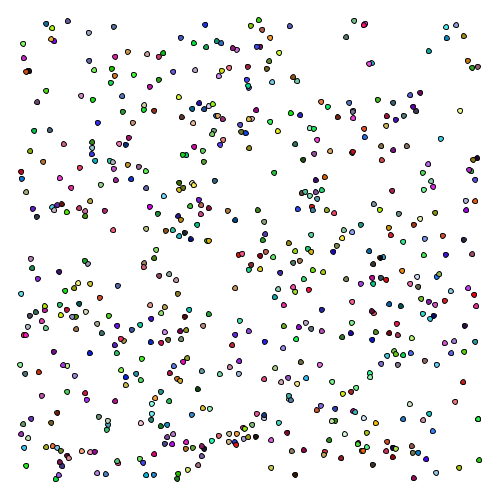
Frame 1 (no input)
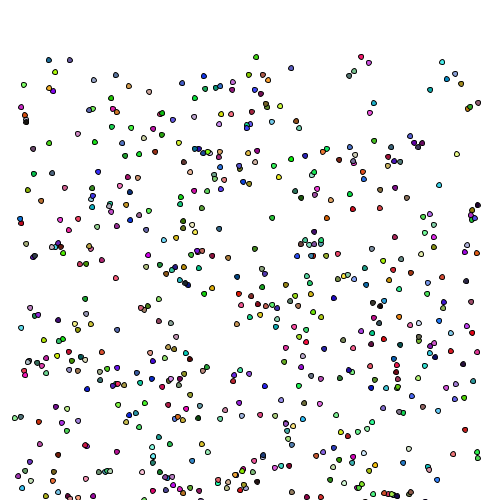
Frame 60 (the mouse pressed at the canvas centre just before this capture)
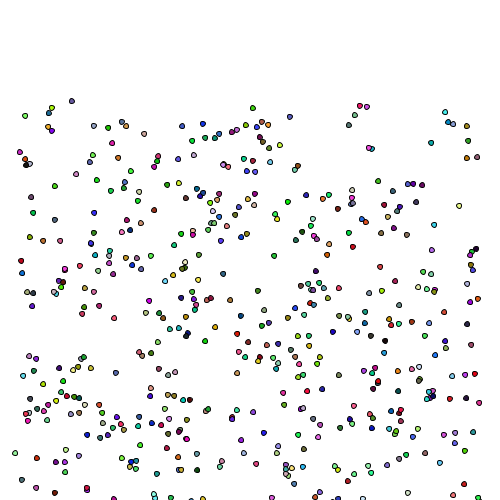
Frame 120 (the mouse held since frame 60 and released just before this capture)

The Processing sketch that drew these frames (run headless with seeded random() and noise(); from frame 60 on, the mouse is pressed at the canvas centre):

// Processing sketch: processing_168909
// ── processing_168909.pde

Cell[] myCells = new Cell[599];
//Creating an array of the Cell class
//Increasing the number of cells using the bracketed value
Cell myCell;
//Type of class 'Cell' and assign a name for the 'Cell', as a variable
//User-defined class in place of usual e.g. integer, float etc

void setup(){
  size(500,500);
  for(int i=0; i<myCells.length; i++){
    myCells[i] = new Cell();
  }
}

void draw(){
  background(255);
  for(int i=0; i<myCells.length; i++){
    myCells[i].display();
    myCells[i].update();
  }
}
//CLASS
class Cell{
  //defining what a 'Cell' is, to allow us to use this multiple times in the simulation
  float xlocation;
  float ylocation;
  float dia;
  //diameter variable
  boolean isseed;
  //is the seed frozen, as a 'seed'
  float cellred, cellgreen, cellblue;
  float lineweight;
  
  //all the variables in the cell to change its behaviour and appearance
  
  //CONSTRUCTOR
  Cell(){
    xlocation = random(20,480);
    ylocation = random(20,480);
    dia = 5;
    isseed = false;
    cellred = random(0,255);
    cellgreen = random(0,255);
    cellblue = random(0,255);
    lineweight = 0.5;
    //initialisation of the different values for the cell's variables
  }

  //FUNCTION
  void display(){
  stroke(lineweight);
  fill(cellred,cellgreen,cellblue);
  ellipse(xlocation,ylocation,dia,dia);
 }
 
 void update(){
   xlocation = xlocation+random(-0.5,0.5);
   ylocation = ylocation+random(-0.5,2);
   //increase the range of random values increases the speed of cell movements
   //Giving one axis a higher upper range, the cells can be bias towards movement in that direction
 }
 
 void randomcol(){
   fill(cellred,cellgreen,cellblue);
 }
 
}
